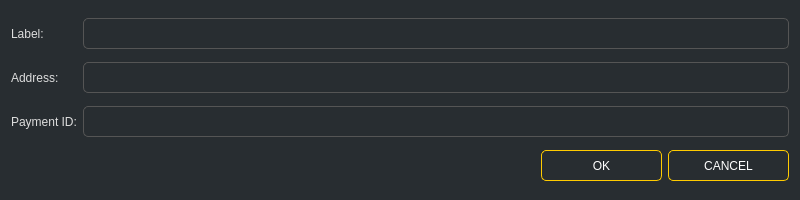
<?xml version="1.0" encoding="UTF-8"?>
<ui version="4.0">
 <class>NewAddressDialog</class>
 <widget class="QDialog" name="NewAddressDialog">
  <property name="geometry">
   <rect>
    <x>0</x>
    <y>0</y>
    <width>800</width>
    <height>200</height>
   </rect>
  </property>
  <property name="windowTitle">
   <string>New address</string>
  </property>
  <property name="styleSheet">
   <string notr="true">color: #ddd; background-color: #282d31; </string>
  </property>
  <layout class="QGridLayout" name="gridLayout">
   <item row="1" column="0">
    <widget class="QLabel" name="label_2">
     <property name="sizePolicy">
      <sizepolicy hsizetype="Maximum" vsizetype="Preferred">
       <horstretch>0</horstretch>
       <verstretch>0</verstretch>
      </sizepolicy>
     </property>
     <property name="styleSheet">
      <string notr="true"/>
     </property>
     <property name="text">
      <string>Address:</string>
     </property>
    </widget>
   </item>
   <item row="0" column="0">
    <widget class="QLabel" name="label">
     <property name="sizePolicy">
      <sizepolicy hsizetype="Maximum" vsizetype="Preferred">
       <horstretch>0</horstretch>
       <verstretch>0</verstretch>
      </sizepolicy>
     </property>
     <property name="styleSheet">
      <string notr="true"/>
     </property>
     <property name="text">
      <string>Label:</string>
     </property>
    </widget>
   </item>
   <item row="3" column="0" colspan="2">
    <spacer name="horizontalSpacer">
     <property name="orientation">
      <enum>Qt::Horizontal</enum>
     </property>
     <property name="sizeHint" stdset="0">
      <size>
       <width>600</width>
       <height>20</height>
      </size>
     </property>
    </spacer>
   </item>
   <item row="2" column="0">
    <widget class="QLabel" name="label_3">
     <property name="sizePolicy">
      <sizepolicy hsizetype="Maximum" vsizetype="Preferred">
       <horstretch>0</horstretch>
       <verstretch>0</verstretch>
      </sizepolicy>
     </property>
     <property name="styleSheet">
      <string notr="true"/>
     </property>
     <property name="text">
      <string>Payment ID:</string>
     </property>
    </widget>
   </item>
   <item row="3" column="3">
    <widget class="QPushButton" name="m_cancelButton">
     <property name="minimumSize">
      <size>
       <width>121</width>
       <height>31</height>
      </size>
     </property>
     <property name="styleSheet">
      <string notr="true">QPushButton#m_cancelButton
{
    color: #fff;
    border: 1px solid #ffcb00;
    font-size: 12px;
    border-radius: 5px;
    
}

QPushButton#m_cancelButton:hover
{
    color: black;
    border: 1px solid #ffcb00;
    font-size: 12px;
    border-radius: 5px;
    background-color: #ffcb00;
    
}</string>
     </property>
     <property name="text">
      <string>CANCEL</string>
     </property>
    </widget>
   </item>
   <item row="3" column="2">
    <widget class="QPushButton" name="m_okButton">
     <property name="enabled">
      <bool>true</bool>
     </property>
     <property name="minimumSize">
      <size>
       <width>121</width>
       <height>31</height>
      </size>
     </property>
     <property name="styleSheet">
      <string notr="true">QPushButton#m_okButton
{
    color: #fff;
    border: 1px solid #ffcb00;
    font-size: 12px;
    border-radius: 5px;
    
}

QPushButton#m_okButton:hover
{
    color: black;
    border: 1px solid #ffcb00;
    font-size: 12px;
    border-radius: 5px;
    background-color: #ffcb00;
    
}</string>
     </property>
     <property name="text">
      <string>OK</string>
     </property>
     <property name="default">
      <bool>true</bool>
     </property>
    </widget>
   </item>
   <item row="2" column="1" colspan="3">
    <widget class="QLineEdit" name="m_contactPaymentIdEdit">
     <property name="minimumSize">
      <size>
       <width>0</width>
       <height>31</height>
      </size>
     </property>
     <property name="styleSheet">
      <string notr="true">padding: 3px; border: 1px solid #555; border-radius: 5px;   color: #aaa;</string>
     </property>
     <property name="echoMode">
      <enum>QLineEdit::Normal</enum>
     </property>
    </widget>
   </item>
   <item row="1" column="1" colspan="3">
    <widget class="QLineEdit" name="m_addressEdit">
     <property name="minimumSize">
      <size>
       <width>0</width>
       <height>31</height>
      </size>
     </property>
     <property name="styleSheet">
      <string notr="true">padding: 3px; border: 1px solid #555; border-radius: 5px;   color: #aaa;</string>
     </property>
     <property name="echoMode">
      <enum>QLineEdit::Normal</enum>
     </property>
    </widget>
   </item>
   <item row="0" column="1" colspan="3">
    <widget class="QLineEdit" name="m_labelEdit">
     <property name="sizePolicy">
      <sizepolicy hsizetype="Expanding" vsizetype="Fixed">
       <horstretch>0</horstretch>
       <verstretch>0</verstretch>
      </sizepolicy>
     </property>
     <property name="minimumSize">
      <size>
       <width>0</width>
       <height>31</height>
      </size>
     </property>
     <property name="styleSheet">
      <string notr="true">padding: 3px; border: 1px solid #555; border-radius: 5px;   color: #aaa;</string>
     </property>
     <property name="echoMode">
      <enum>QLineEdit::Normal</enum>
     </property>
    </widget>
   </item>
  </layout>
 </widget>
 <tabstops>
  <tabstop>m_labelEdit</tabstop>
  <tabstop>m_addressEdit</tabstop>
  <tabstop>m_contactPaymentIdEdit</tabstop>
  <tabstop>m_okButton</tabstop>
  <tabstop>m_cancelButton</tabstop>
 </tabstops>
 <resources/>
 <connections>
  <connection>
   <sender>m_okButton</sender>
   <signal>clicked()</signal>
   <receiver>NewAddressDialog</receiver>
   <slot>accept()</slot>
   <hints>
    <hint type="sourcelabel">
     <x>410</x>
     <y>102</y>
    </hint>
    <hint type="destinationlabel">
     <x>294</x>
     <y>63</y>
    </hint>
   </hints>
  </connection>
  <connection>
   <sender>m_cancelButton</sender>
   <signal>clicked()</signal>
   <receiver>NewAddressDialog</receiver>
   <slot>reject()</slot>
   <hints>
    <hint type="sourcelabel">
     <x>526</x>
     <y>102</y>
    </hint>
    <hint type="destinationlabel">
     <x>294</x>
     <y>63</y>
    </hint>
   </hints>
  </connection>
 </connections>
</ui>
